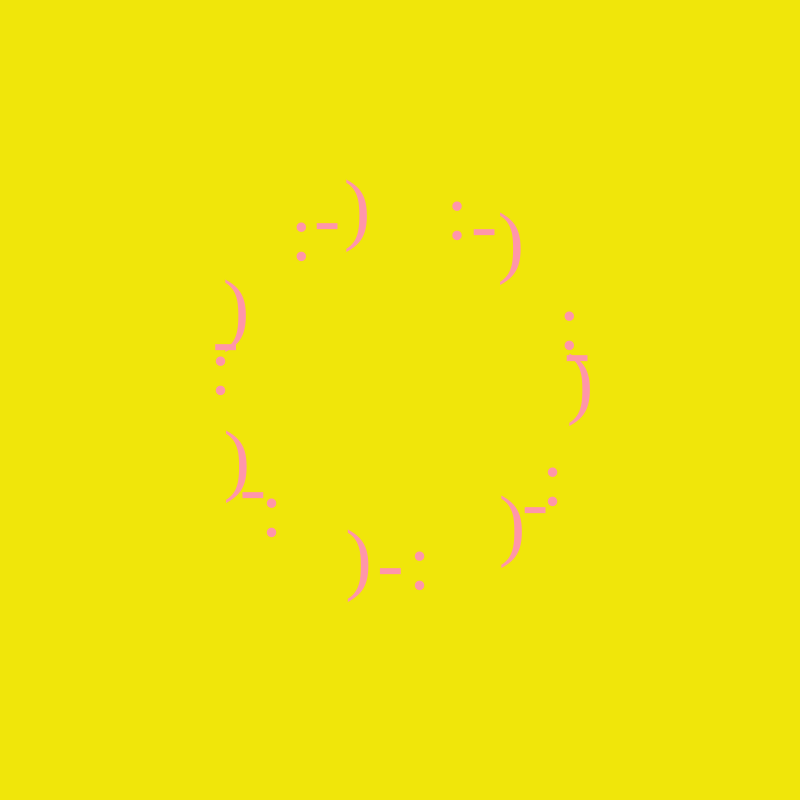
Frame 1 (no input)
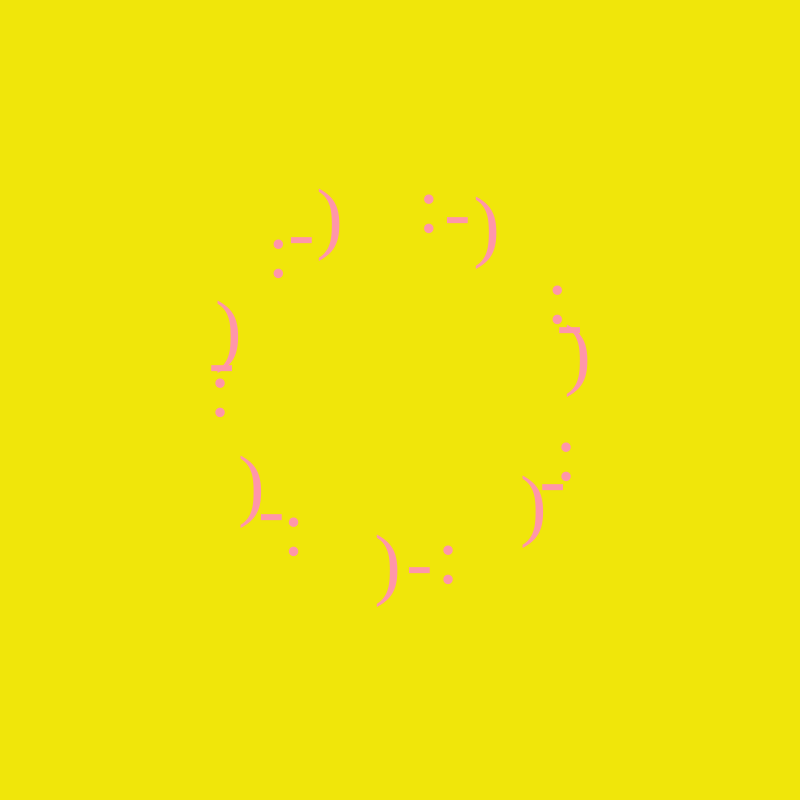
Frame 60 (no input)
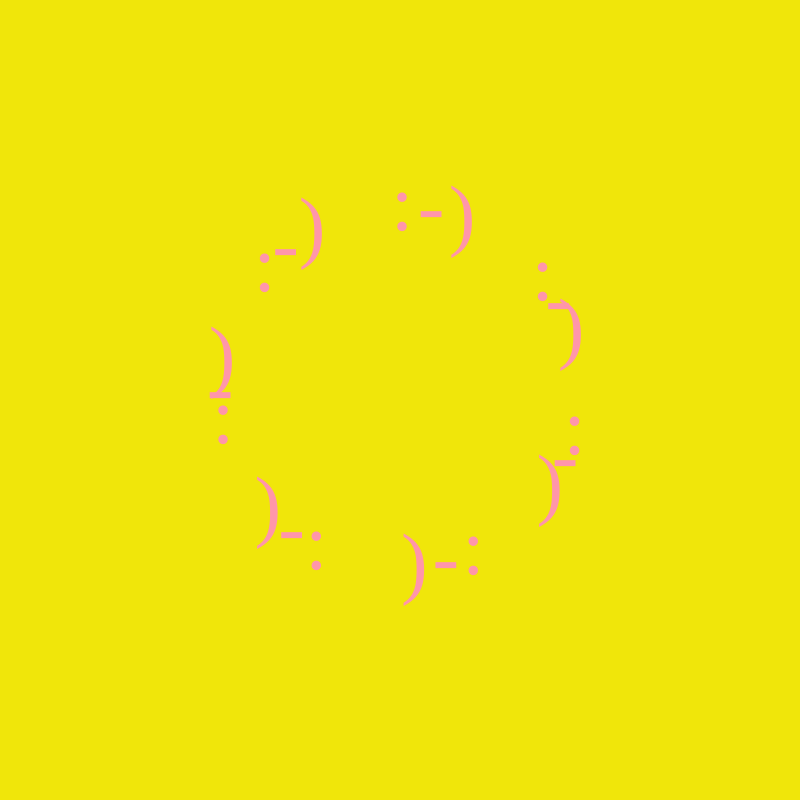
Frame 120 (the mouse pressed at the canvas centre since frame 60)

The p5.js sketch that drew these frames (run headless with seeded random() and noise() and a simulated clock; from frame 60 on, the mouse is pressed at the canvas centre):

// p5.js sketch
// ── sketch.js
var message = ":-)   :-)   :-)   :-)   :-)   :-)   :-)";
var f;
var r = 150;
var col1=[];
var col2=[];

var count = 0;
var speed1 = 500;
var speed2 = 100;
var speedCol = 40;
var letterSpacing = 1.2;


function setup() {
  createCanvas(800, 800);
  // The text must be centered!
  textAlign(CENTER);
  textFont("Play");
  textSize(80);

  col1 = [
      // color(255, 0, 0), 
      // color(0, 180, 30), 
      color(255, 150, 170), 
      // color(80, 60, 0), 
      // color(255, 100, 30), 
      // color(80, 10, 200),
    ];
    col2 = [
      // color(10, 10, 180), 
      // color(255, 0, 0), 
      color(240, 230, 10), 
      // color(10, 10, 180), 
      // color(255, 0, 0), 
      // color(240, 230, 10),
    ];
}

function draw() {
  background(col2[count]);

  translate(width/2, height/2 + 10);
  noFill();
  noStroke();
  ellipse(0, 0, r*2, r*2);

  var arclength = 0;

  // For every box
  for (var i = 0; i < message.length; i++)
  {
    // Instead of a constant width, we check the width of each character.
    var currentChar = message.charAt(i);
    var w = textWidth(currentChar);

    // Each box is centered so we move half the width
    arclength += w/2;
    // Angle in radians is the arclength divided by the radius
    // Starting on the left side of the circle by adding PI
    var theta = PI + arclength / r;    

    push();
    var t = frameCount % speed1;
    // Polar to cartesian coordinate conversion
    translate(r*letterSpacing*cos(theta+map(t, 0, speed1, 0, TWO_PI)), r*letterSpacing*sin(theta+map(t, 0, speed1, 0, TWO_PI)));
    // Rotate the box

    var k = frameCount % speed2;
    // rotate(theta+PI/2 +map(k, 0, speed2, 0, TWO_PI)); // rotation is offset by 90 degrees
    // Display the character
    fill(0);
    for (var j = 0; j < 1; j++){
      noStroke();
      fill(col1[count]);
     text(currentChar,j*20,j*20);
    }
    pop();
    // Move halfway again
    arclength += w/2;
  }

  if (frameCount % speedCol == 0) {
    count++;
  }

  if (count>= col1.length) {
    count=0;
  }
}
